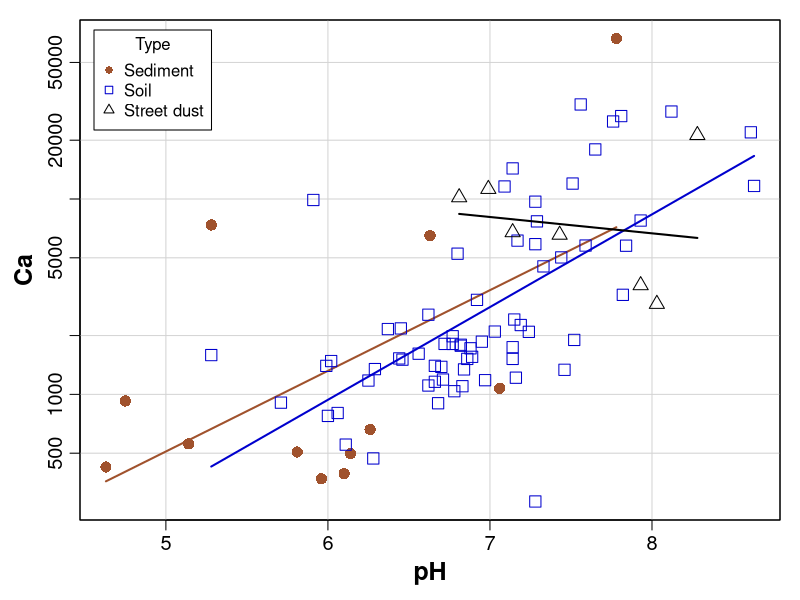
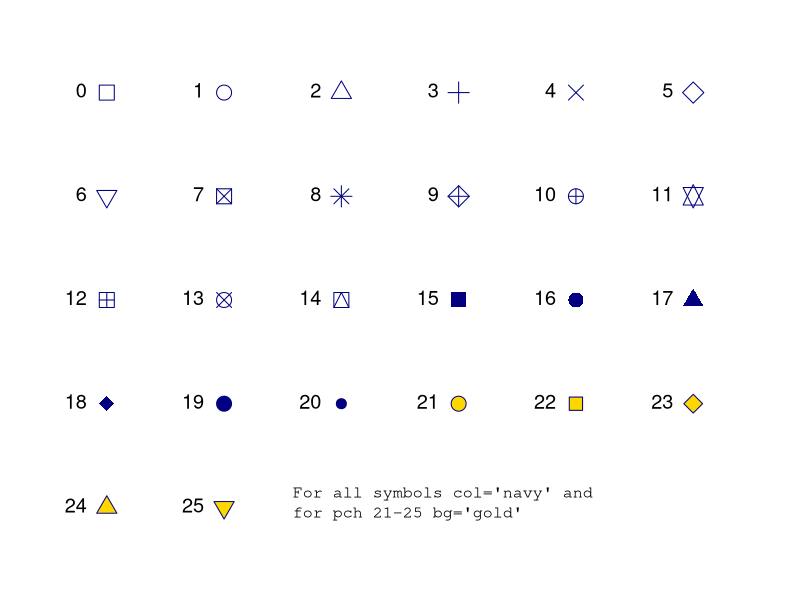
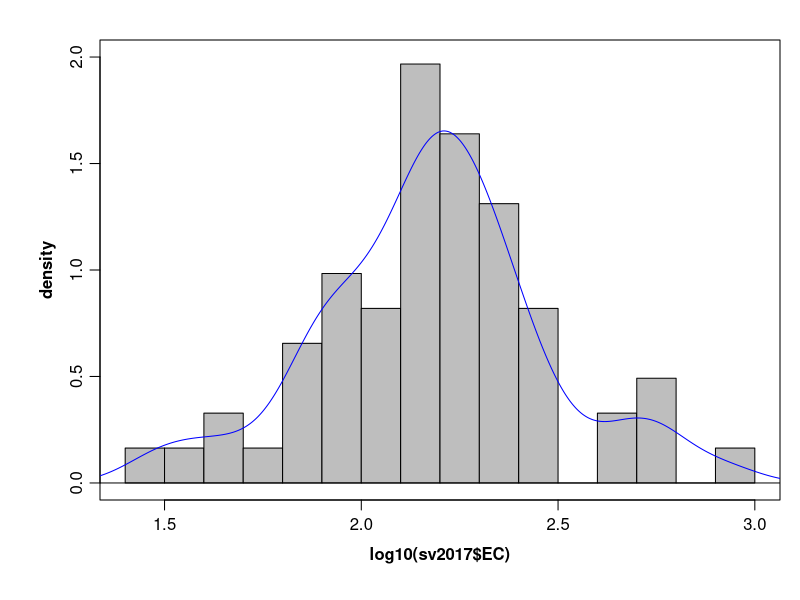
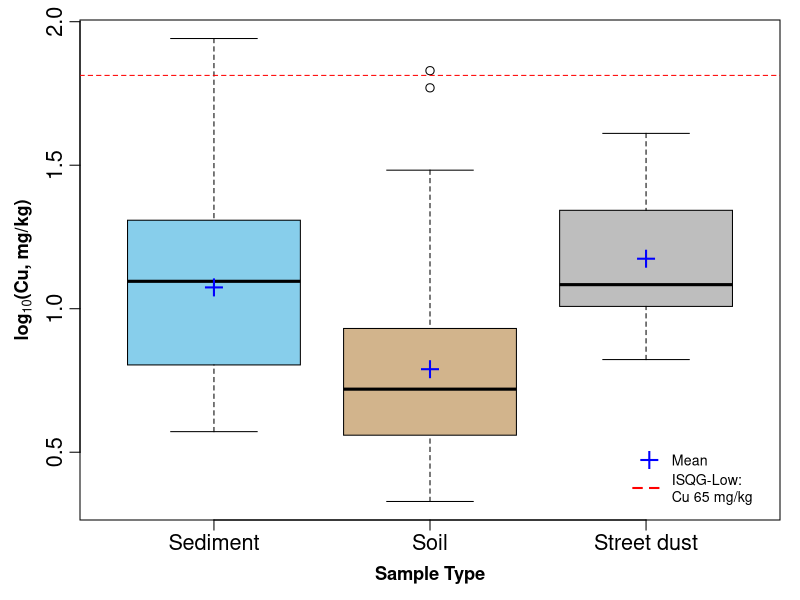
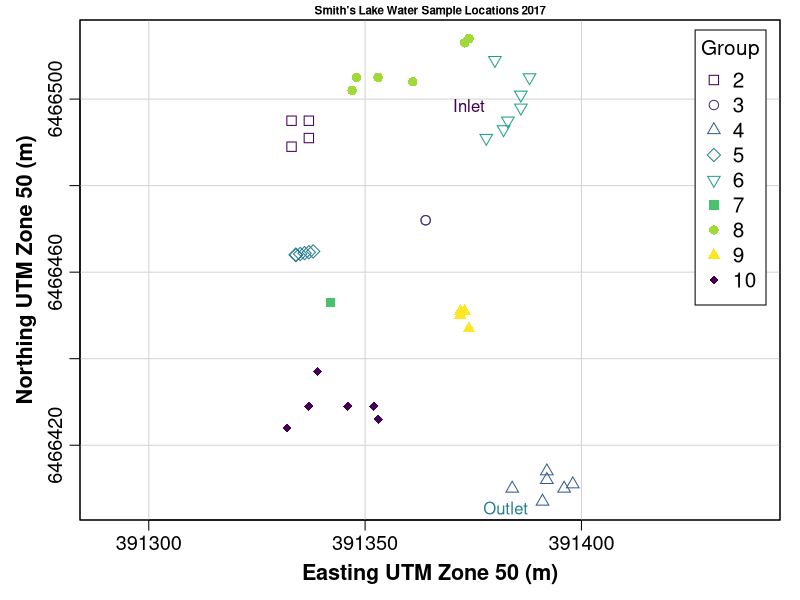
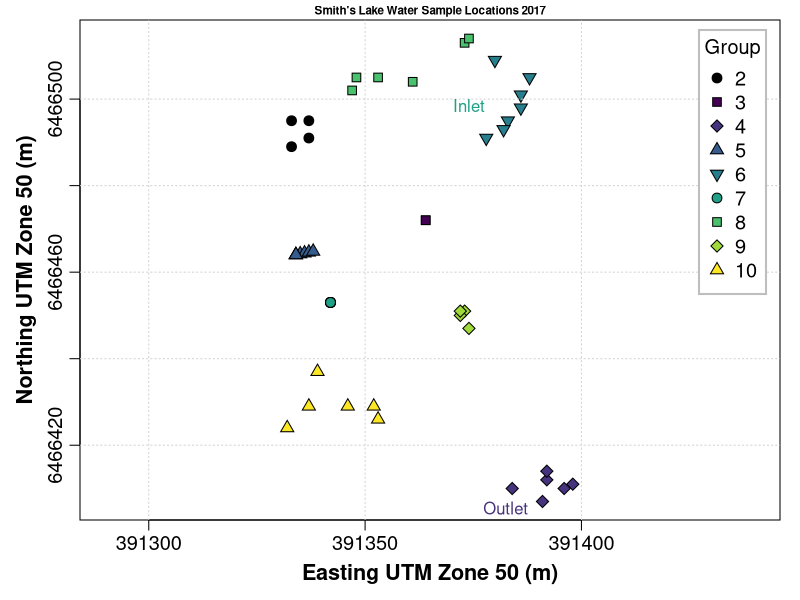
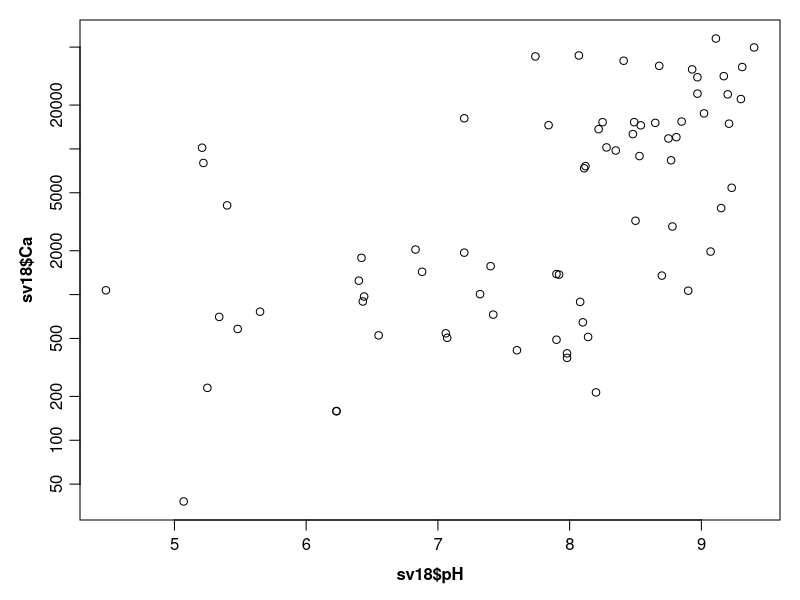
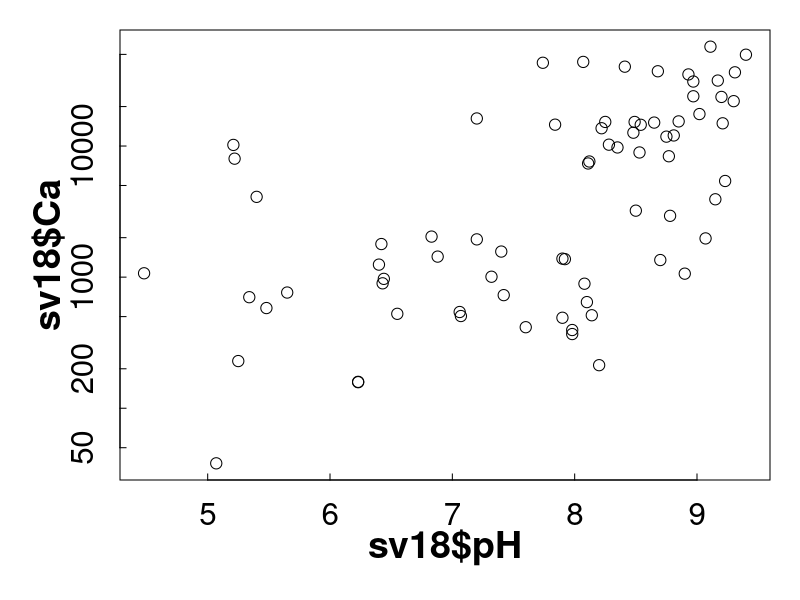

Write the R code that produced these figures, in order.
# Graphs in R ####
#    __  __                                                        _           
#  |  \/  |   ___    _ __   ___      __ _   _ __    __ _   _ __   | |__    ___ 
#  | |\/| |  / _ \  | '__| / _ \    / _` | | '__|  / _` | | '_ \  | '_ \  / __|
#  | |  | | | (_) | | |   |  __/   | (_| | | |    | (_| | | |_) | | | | | \__ \
#  |_|  |_|  \___/  |_|    \___|    \__, | |_|     \__,_| | .__/  |_| |_| |___/
#                                   |___/                 |_|                  
#                           _     _             _       _           
#       __ _   _ __     __| |   | |_    __ _  | |__   | |   ___   ___   
#     / _` | | '_ \   / _` |   | __|  / _` | | '_ \  | |  / _ \ / __|  
#   | (_| | | | | | | (_| |   | |_  | (_| | | |_) | | | |  __/ \__ \  
#   \__,_| |_| |_|  \__,_|    \__|  \__,_| |_.__/  |_|  \___| |___/  
#                                                                                
#                           _             ____
#                          (_)  _ __     |  _ \ 
#                          | | | '_ \    | |_) |
#                          | | | | | |   |  _ <
#                          |_| |_| |_|   |_| \_\ 
# 
# More basic information on plots in R ####

# This is a supplement to the other preliminary material on R graphics. We have
# tried to avoid any overlap with other sessions.

# In Environmental Science at UWA we try to promote the principles of "graphical
# excellence". This means:
  
  # Show the data – that is, the data are the important thing we want to
  # communicate in graphics; "looking good" is only useful if it shows the data
  # better!.
  # Give your viewer the greatest number of ideas in the shortest time with the
  # least ink in the smallest space (Tufte, 1983) ¹
    # Graphical excellence is almost always multivariate...
    # ...requires telling the truth about the data (no distortions, fair
    # comparisons, etc.).

# Some practical tips:
  
  # Increase the default text and symbol sizes
  # Remove unnecessary lines (smooth, spread)
  # in RStudio, use the Export▾ button » Copy to clipboard » select ◉Metafile
  #     (best pasting into Word, etc.)
  # Graph plus caption should be self-contained
  # Transform axes if necessary (using arguments in R plotting functions)
  # Use appropriate proportions (width/height) for the plot you are creating.
#_________
# ¹ Tufte, E.R., 1983. The visual display of quantitative information. Graphics
# Press, Cheshire, Connecticut, USA.

# We first load a dataset that we may have seen before (we use it a lot for
# illustrating R graphs and other R code).

sv2017 <- read.csv(file="sv2017_original.csv", stringsAsFactors = TRUE)
sv2017$Group <- as.factor(sv2017$Group)

# We then make an xy-plot using the scatterplot() function from the car package,
# first setting graphics output parameters with par() and making a custom
# palette with palette().

require(car)
# adjust overall plot appearance using options within par()
# mar sets plot margins, mgp sets distance of axis details from axis
par(font.lab=2, mar=c(4,4,1,1), mgp=c(2.2,0.7,0.0))
# create custom palette with nice colours :)
palette(c("black","red3","blue3","gold3","sienna"))
# draw scatterplot with customised options
# pch sets plot character (symbol); cex sets symbol/font sizes
scatterplot(Ca~pH | Type, data=sv2017, log="y", smooth=FALSE,
            legend = list(coords="topleft"), col=c(5,3,1), 
            pch=c(16,0,2), cex=1.5, cex.lab=1.5, cex.axis=1.2)


# Colours in R ###############################################################

# The palette() function needs a vector of colour names or codes, which we can
# then refer to by numbers in subsequent functions. R has over 600 built-in
# colour names – to see these, run the function colors() or run demo("colors").
# Colour codes are a character string with 6 digits or letters after the #
# symbol, like "#A1B2C3". The first 2 characters after # are a hexadecimal
# number specifying the intensity of the red component of the colour, the next
# 2 specify green , and the next 2 blue .

# The greatest 2-digit hexadecimal number is FF, equal to the decimal number
# 255. Since we can include zero, this means there will be 256^3 = 16,777,216
# unique colours in R.

# Optionally we can use an 8-character colour code, such as "#A1B2C399", where
# the last 2 characters define the colour transparency. "#xxxxxx00" would be
# fully transparent, and "#xxxxxxFF" would be fully opaque. We can also use the
# colour name "transparent" in R which can sometimes be useful.

# R Plot Symbols ############################################################

# R has a set of 26 built-in plotting symbols which can be specified using the
# pch = argument in many plotting functions. For symbols 0-20 the colour is set
# using the argument col =. For symbols 21-25 col = sets the border colour, and
# the fill colour is set with bg =.

# Run the following code to see plot symbols in R accessible via the
# pch= argument in many plotting functions. 

x <- rep(1:6,5)[1:26]
y <- rep(seq(5,1,-1),each=6)[1:26]
par(mar=c(1,1,1,1))
plot(x, y,
     pch=0:25,xlim=c(0.5,6.5),ylim=c(0.5,5.5),col="navy",bg="gold",
     xaxt="n",xlab="",yaxt="n",ylab="", cex=2, bty="n")
text(x, y, labels=0:25, cex=1.2, pos=2, offset = 1)
text(2.5,1,"For all symbols col='navy' and\nfor pch 21-25 bg='gold'",
     pos=4, family="mono")
par(mar=c(5,5,2,1))

# =~=~=~=~=~=~=~=~=~=~
# histogram with density line ####

# We have seen a modified histogram similar to this before. Adding a density
# line to a histogram can help us identify bimodal distributions, or see more
# easily if the distribution is symmetrical or not.

# load required package(s)
require(RcmdrMisc)
# plot histogram with custom scale and y-axis limits
Hist(log10(sv2017$EC), scale="density", breaks=15, 
     col="gray", ylim=c(0,2))
# add density plot overlay onto histogram
lines(density(log10(sv2017$EC), na.rm=TRUE), col="blue")

# =~=~=~=~=~=~=~=~=~=~
# Boxplot by groups ####

# We also made a grouped box plot like this in a previous session.

# set up overall plot parameters with par()
par(mar=c(4,4,1,1), mgp=c(2.2,0.7,0),
    font.lab=2, lend="square", ljoin="mitre")
# make an object containing a table of means
Cu_means<-tapply(log10(sv2017$Cu), sv2017$Type, mean, na.rm=T)
# plot the boxplot with nice axis titles etc.
boxplot(log10(sv2017$Cu) ~ sv2017$Type, id.method="y",
        col=c("skyblue","tan","grey"), id.n=0,
        xlab="Sample Type", cex=1.1, cex.lab=1.1, cex.axis=1.3, 
        ylab=expression(bold(paste(log[10],"(Cu, mg/kg)"))))
# plot the means as a symbol 
points(Cu_means, col="blue", pch=3, cex=1.5, lwd=2)
# optionally add a horizontal line to represent some 
# threshold or guideline value(s)
abline(h=log10(65), col="red", lty=2)
# add a legend (especially if a threshold line was added!)
# Note use of \n to add a line break
legend("bottomright",legend=c("Mean","ISQG-Low:\nCu 65 mg/kg"),
       pch=c(3,3), pt.cex=c(1.5,0), pt.lwd=c(2,-1), cex=.85,
       col=c("blue","red"),lty=c(-1,2),lwd=c(-1,2), bty="n", 
       seg.len=2.5, inset=0.03, x.intersp = 0.5)
# delete the object containing the table of means
# (to keep your R workspace tidy)
rm(Cu_means)

# =~=~=~=~=~=~=~=~=~=~
# scatterplot of water sample points by group ####

# First read the water data:
  
SL_water <- read.csv(file="SL18.csv", stringsAsFactors = TRUE)
SL_water$Group <- as.factor(SL_water$Group)

# We can then use scatterplot() from the car package to plot the points.
# Important arguments in the scatterplot() function in this example are:
  # regLine = FALSE to not plot regression lines for the points
  # smooth = FALSE to not plot smoothed curves for the points
  # asp = 1 sets the plot aspect ratio to 1 so the geometry is not distorted
  # (this is important for anything resembling maps!)
  # legend = list(...) to set legend position, size, etc.
  # pch = c(...) to select specific symbols for each group of points

# We also define the colour palette to be used; viridis:: specifies the package
# to use without actually loading it, so we can use the function viridis(n),
# which gives a palette of n colourblind-friendly colours (In general we can run
# packageName::function() without explicitly loading packages.)

# define the colour palette to choose plot colours from
palette(c("black", viridis::viridis(8)))
carPalette(palette())
# note the asp=1 option constrains the height/width ratio
scatterplot(Northing ~ Easting | Group,
            regLine = FALSE,
            smooth = FALSE,
            boxplots = FALSE,
            cex = 1.25,
            cex.axis = 1.2,
            cex.lab = 1.3,
            data = SL_water,
            asp = 1,
            lwd = 2,
            legend = list(coords="topright", cex=1.25),
            pch = c(0,1,2,5,6,15,16,17,18,7,9,10),
            xlab = "Easting UTM Zone 50 (m)",
            ylab = "Northing UTM Zone 50 (m)",
            main = "Smith's Lake Water Sample Locations 2017",
            cex.main = 0.7
)
text(
  c(391380, 391390),
  c(6466498, 6466405),
  labels = c("Inlet", "Outlet"),
  pos = 2,
  col = c(2, 5)
)

# =~=~=~=~=~=~=~=~=~=~
# 'base R' plot of water sample points by group ####

# We can reproduce the plot using car::scatterplot() in base-R graphics as well:
  
# set up overall plot parameters with par()
# font.lab=2 makes axis titles bold
# 'lend' sets line end style, 'ljoin' sets line join style
par(
  mar=c(4,4,1,1),
  mgp=c(2.2,0.7,0),
  font.lab=2,
  lend="square",
  ljoin="mitre"
  )
# define the colour palette to be used
# viridis:: specifies the package to use without actually loading it, so
# we can use viridis(n) which gives a palette of n colourblind-friendly colours
palette(c("black", viridis::viridis(8)))
# plot the points, separating by the factor 'Group'
# note the asp=1 option constrains the height/width ratio
plot(SL_water$Northing ~ SL_water$Easting,
     cex = 1.3,
     cex.axis = 1.2,
     cex.lab = 1.3,
     asp = 1,
     lwd = 1,
     pch = c(21:25,21:24)[SL_water$Group], # better plot symbols!
     bg = c(1:9)[SL_water$Group],          # fill colour for pch 21-25
     xlab = "Easting UTM Zone 50 (m)",
     ylab = "Northing UTM Zone 50 (m)",
     main = "Smith's Lake Water Sample Locations 2017",
     cex.main = 0.7
)
# add a grid (optional)
grid()
# draw the legend to identify groups by symbol/colour
# note similar usage of cex, pch, etc.
legend(
  "topright",
  title="Group",
  legend=levels(SL_water$Group),
  cex=1.2,
  pch = c(21:25,21:24), # vector for pch= same as for plot
  pt.bg = 1:9,          # fill colour for pch 21-25
  pt.cex=1.3,
  pt.lwd=1,
  box.col="grey",
  box.lwd=2,
  inset=0.02
)
# add some text at appropriate coordinates
#  vector of x's, vector of y's, vector of text labels, etc.
text(
  c(391380, 391390),
  c(6466498, 6466405),
  labels = c("Inlet", "Outlet"),
  pos = 2,
  col = c(6, 3)
)

# The code in base R is somewhat more intricate than that using scatterplot(),
# but base-R plotting can give us more control over plot appearance. (Note that
# we don't need to have each function argument on a separate line, as we have
# done in the previous code block.)

    # __________________
    # "...when we look at the graphs of rising ocean temperatures, rising carbon
    # dioxide in the atmosphere and so on, we know that they are climbing far
    # more steeply than can be accounted for by the natural oscillation of the
    # weather ... What people (must) do is to change their behaviour and their
    # attitudes ... If we do care about our grandchildren then we have to do
    # something, and we have to demand that our governments do something."
    #   ——— Sir David Attenborough
    # __________________

# =~=~=~=~=~=~=~=~=~=~=~=~=~=~=~=~=~=~=~=~=~=~=~=~=~=~=~=~=~=~=~=~=~=~=~=~=~=~=~

# Manipulating graphics parameters ####
# First read some more data 🙂

sv18 <- read.csv("sv18.csv", stringsAsFactors = TRUE)
sv18$Group <- as.factor(sv18$Group)

# =~=~=~=~=~=~=~=~=~=~
# 1. Using xy-plots to look at the effect of changing par() function arguments ####

# We use the base-R function par() to change graphics parameters like plot
# margins. After using par() these stay changed until changed again by running
# par() with different arguments.

# For example let's plot an x-y plot using the default settings in par():
  
  plot(sv18$Ca ~ sv18$pH, log="y")

# Now, try changing some graphics options using the par() function and
# re-running the simple plot

par(mar=c(4,4,1,1), mgp=c(1.8,0.7,0), font.lab=2, cex=1.5, cex.axis=1.25, 
    cex.lab=1.5, tcl=0.2)
plot(sv18$Ca ~ sv18$pH, log="y")

# This time we adjust the settings in par() to plot multiple plots on a page
# using the mfrow argument, which needs a two-value vector c(rows,columns).

par(mfrow=c(2,2), mar=c(4,4,1,1), mgp=c(1.2,0.2,0), 
    font.lab=2, cex=1., cex.axis=.8, cex.lab=1.,
    tcl=0.2)
with(sv18, plot(Ca ~ pH, log="y", pch=0))
with(sv18, plot(Mg ~ pH, log="y", pch=1, col = "red3"))
with(sv18, plot(Na ~ pH, log="y", pch=2, col = "purple"))
with(sv18, plot(Sr ~ pH, log="y", pch=3, col = "blue2"))

# =~=~=~=~=~=~=~=~=~=~
# 2. Plots of variable distributions ####

# Cumulative Distribution Function using plot.ecdf(). The custom y-axis label explains the plot!
# (note use of \u to insert a Unicode character by its 4-digit code [Unicode
# character 2264 is 'less than or equal to' (≤)] )

plot.ecdf(sv18$pH, xlab="x = pH", 
          ylab="Proportion of samples with pH \u2264 x", main="") 

# A better cumulative plot is the normal quantile or 'q-q' plot specially
# transformed axes mean that a normally distributed variable will plot as a
# straight line. qqPlot() from the car package is best; the plot shows the
# theoretical line and the 95% confidence range.

require(car)
qqPlot(sv18$pH, 
       xlab="Theoretical normal distribution quantiles",
       ylab="Soil pH")
# The values output to the RStudio Console are the row numbers for unusual
# observations, which also appear on the plot.

# We can group q-q–plots by a factor:
  
par(oma=c(1,1,1,1))
with(sv18, qqPlot(Na ~ Type, 
                  xlab="Theoretical normal distribution quantiles",
                  ylab="Soil pH"))

# Here's another customization of histograms - we've seen these in a previous
# Workshop. Adding a reference concentration shows what proportion of samples
# have concentrations exceeding this value (or not).

with(sv18, hist(log10(Zn), breaks=seq(0.4,3.2,0.2),
                xlab="log10(Zn, mg/kg)", main=""))
# add a vertical line at a threshold value (e.g guideline)
abline(v=log10(300), lty=2, col="red")
text(log10(300),12, labels = "Zn guideline\n300 mg/kg", 
     pos=4, col="red")

# Here's a similar customization of box plots - we've also seen these in a
# previous Workshop (the only way to get complex formatting in plot axis labels
# is to use expression() – this code has an example for a subscript in the
# y-axis label):
  
boxplot(log10(sv18$Zn) ~ sv18$Type, 
        xlab="Sample Type", 
        ylab=expression(bold(paste(log[10],"(Zn, mg/kg)"))), main="")

# Let's plot it again with better font size to copy-paste into a report:

par(mar=c(4,4,1,1), mgp=c(2,0.6,0), font.lab=2)
boxplot(log10(sv18$Zn) ~ sv18$Type, 
        xlab="Sample Type", 
        ylab=expression(bold(paste(log[10],"(Zn, mg/kg)"))), 
        main="",
        cex.axis=1.5, cex.lab=1.5,
        col="moccasin")
    # add a HORIZONTAL line at a threshold value (e.g guideline)
    abline(h=log10(300), lty=2, col="red")
    # label it using text()
    text(1,log10(300), labels="Zn limit 300 mg/kg", 
         cex=1.25, col="red", pos=3)

# =~=~=~=~=~=~=~=~=~=~
# 3. Variations on scatter plots ####
    
# In this sequence of plots we show one way to informatively plot a
# concentration vs. sediment/soil depth, with depth displayed vertically as we
# would expect in the real world.

par(mfrow = c(1,2))
plot(sv18$Fe ~ sv18$Depth_lower, pch="-")
plot(sv18$Fe ~ sv18$Depth_upper, pch="+")

# Ideally we would like to plot concentration against mean depth, but we can't
# use a formula (i.e. anything in R that uses ~) in another formula! ...
# ...so we change the syntax for the variables in plot() to use comma instead of
# ~ to allow us to put a calculation in:
  
plot(((sv18$Depth_upper+sv18$Depth_lower)/2), sv18$Fe)

# We could also do this by calculating a new variable, e.g.:
  
sv18$Depth.mean <- (sv18$Depth_upper+sv18$Depth_lower)/2

# We would then use the newly-calculated sv18$Depth.mean as the variable.

# For this type of plot, we would prefer to plot depth on the [more intuitive]
# vertical axis (so really it's depth vs. Fe, but we have our reasons)

plot(sv18$Fe, ((sv18$Depth_upper+sv18$Depth_lower)/2), ylim=c(0,100))

# This puts depth in the wrong direction, though, so we use ylim = to reverse
# direction of y axis - swap (0,100) for (100,0).

plot(sv18$Fe, ((sv18$Depth_upper+sv18$Depth_lower)/2), ylim=c(100,0))

# Now tidy up plot margins, axis labels, etc. - use help() to understand the
# function arguments for par() and plot()...

par(mar=c(4,4,1,1),
    mgp=c(1.6,0.5,0),
    font.lab=2)
#... and plot it again with nice axis labels
plot(sv18$Fe, ((sv18$Depth_upper+sv18$Depth_lower)/2), ylim=c(100,0), 
     xlab="Fe (mg/kg)", ylab="Mean depth (cm)")

# What if we want the horizontal axis 'on top'? We do this by omitting axis
# plotting (i.e. xaxt="n") and axis label (xlab="")...
# ... then plot the x-axis manually, first adjusting plot margins so that there
# is more space at the top of the plot and less at the bottom.

par(mar=c(1,4,4,1)) # won't change anything except margins
plot(sv18$Fe, ((sv18$Depth_upper+sv18$Depth_lower)/2),
     xlab="", xaxt="n",
     ylim=c(100,0), 
     ylab="Mean depth (cm)")
# two code lines for manual axis plus label
axis(3)
mtext(side=3, line=2.5, font=2, text="Fe (mg/kg)")

# Axis values in R
# In R the plot axes have a specific order. For example in the par() function
# when setting margins, e.g. mar=c(4,4,1,1), the margins are set with a
# four-value vector. The values of this vector are always in the same order:
# c(bottom, left, top, right), that is, clockwise starting from the bottom axis
# = 1.

# =~=~=~=~=~=~=~=~=~=~
# 4. Scatterplot matrices ####

# A scatterplot matrix can be a very useful data exploration tool (for the most
# effective visualization, you might need to change the default colours).

# Scatterplot matrices are available using the scatterplotMatrix() function
# (which can be shortened to spm()) from the car package.

# The most basic implementation is plotting without grouping by a Factor
# variable. Note the different way in which the variables (a list starting with
# ~ and separated by +) and data frame (data=) are specified. The smoothed trend
# through the points can be included by changing the smooth= argument to
# smooth=TRUE.

# A very useful feature of scatter plot matrices is the display of each
# variable's distribution along the diagonal of the plot matrix. In this
# example, we can see that all variables have a positively skewed distribution
# (which might be made more symmetrical by log-transformation).

require(car)
scatterplotMatrix(~Al + Ca + Fe + Na, data=sv18, smooth=FALSE)

# To distinguish the points according to the categories in a Factor variable,
# the Factor is included after the list of plotted variables using the |
# operator. We also see the distributions separated by group along the diagonal.

# Separating the plots by a factor allows us to see if trends are consistent
# between groups, or if groups behave very differently.

scatterplotMatrix(~Al + Ca + Fe + Na | Type, data=sv18, smooth=FALSE,
                  col=c("sienna", "blue3", "grey50"), 
                  pch = c(15,1,3), cex=1.4)

# Often we can get a better idea of the trends and differences between variables
# by transforming variables (log10-transformation usually is OK).

scatterplotMatrix(~log10(Al) + log10(Ca) + log10(Fe) + log10(Na) | Type, 
                  data=sv18, 
                  smooth=FALSE,
                  col=c("sienna", "blue3", "grey50"), 
                  pch = c(15,1,3), cex=1.4)

# =~=~=~=~=~=~=~=~=~=~
# 5. Simple maps ####

# Maps are [mostly] just scatterplots with a map background – we will spend a
# separate session on maps in R later.
